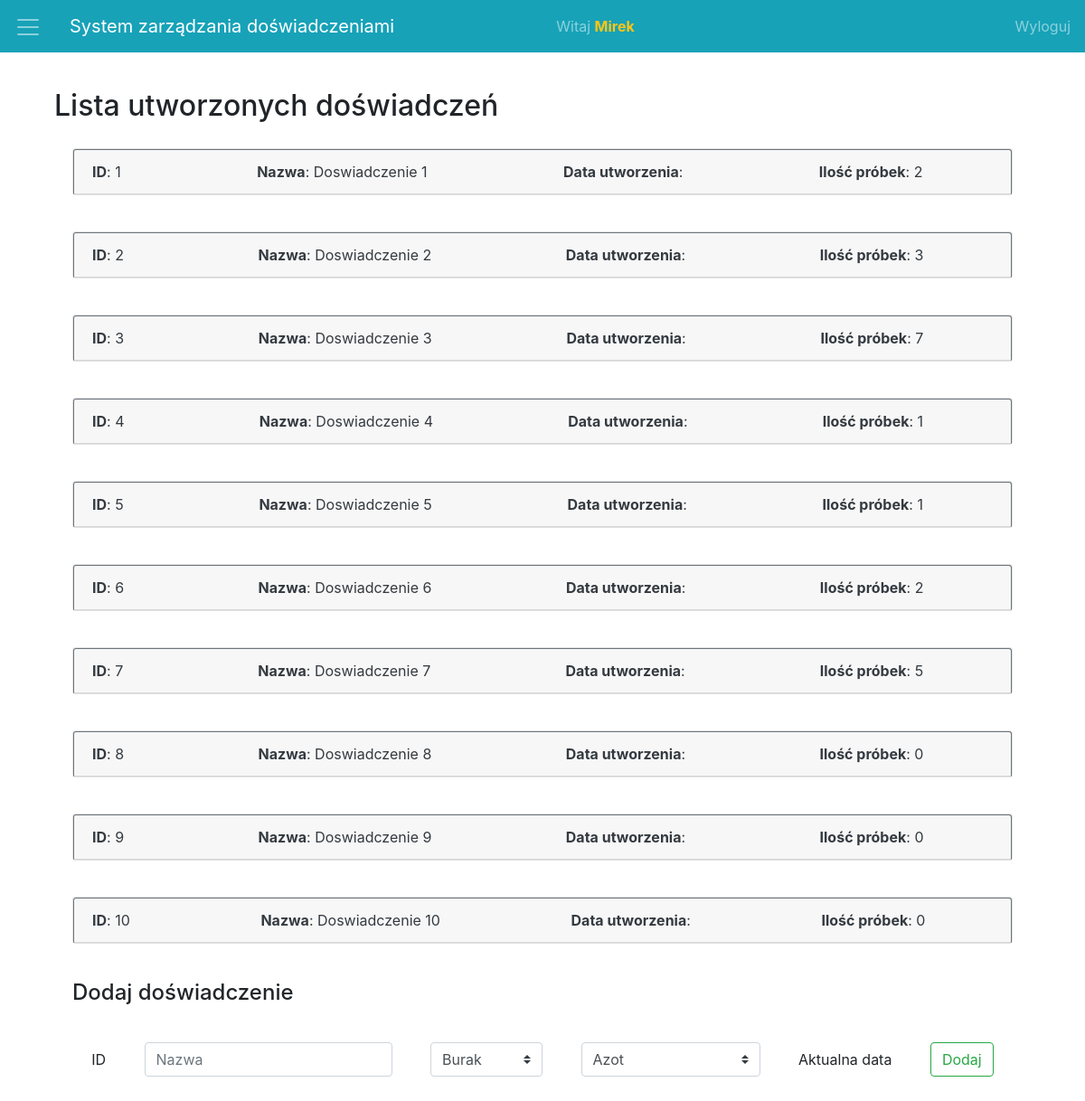
The app's page /supervisor_experiments.php (signed in) with its own data.
### tables this page shows
CREATE TABLE experiments (
    experiment_id INT AUTO_INCREMENT NOT NULL PRIMARY KEY,
    experiment_name VARCHAR(100) NOT NULL,
    area_id INT NOT NULL,
    plant_id INT NOT NULL,
    fertilizer_id INT NOT NULL,
    is_done BOOL,
    create_date TIMESTAMP
);

### supervisor_experiments.php (the view, shortened to what this page needs)
<!DOCTYPE html>
<html lang="pl">
<head>
	<link rel="stylesheet" href="https://maxcdn.bootstrapcdn.com/bootstrap/4.0.0-beta.2/css/bootstrap.min.css">
</head>
<body>
	<div class="container-fluid" id="main">
		<nav class="row justify-content-center navbar navbar-dark bg-info">
			<div class="navbar-brand" id="menu">
				<span style="cursor:pointer" class="navbar-toggler-icon" onclick="openNav()"></span>
			</div>
			<a class="col navbar-brand" href="supervisor_experiments.php">
				System zarządzania doświadczeniami
			</a>
			<div class="d-flex col navbar-item">
				<div class="navbar-text">
					Witaj <strong style="color: #fcc616"><?php echo $_SESSION["name"]; ?></strong>
				</div>
			</div>
			<div class="navbar-nav">
				<a class="ml-auto my-auto nav-link" href="logout.php">
					Wyloguj
				</a>
			</div>
		</nav>
		<div class="container">
			<div class="col">
				<div class="row p-2 m-2 text-center justify-content-center">
				</div>
				<h2 class="header mt-3">Lista utworzonych doświadczeń</h2>
				<?php
				require_once "credentials.php";
				try {
					$conn = new mysqli($host, $db_user, $db_password, $db_name);
					if ($conn->connect_errno != 0) {
						throw new Exception(mysqli_connect_errno());
					} else {
						$conn->set_charset("utf8");
						$query =
							"SELECT experiment_id, experiment_name, plant_name, fertilizer_name, create_date, is_done
						FROM experiments AS e
						INNER JOIN plants AS p ON e.plant_id = p.plant_id
						INNER JOIN fertilizers AS f ON e.fertilizer_id = f.fertilizer_id
						ORDER BY experiment_id";
						$result = $conn->query($query);
						$number_of_experiments = $result->num_rows;
						if ($number_of_experiments > 0) {
							while ($row = $result->fetch_assoc()) {
								$sample_count_query = "SELECT count(sample_id) AS quantity FROM samples where experiment_id = " . $row['experiment_id'];
								$samples = $conn->query($sample_count_query);
								$samples = $samples->fetch_assoc();
								echo '
								<div class="card-body">
									<div id="accordion' . $row['experiment_id'] . '" role="tablist">
										<div class="card">
											<div class="btn btn-outline-secondary card-header text-dark d-flex justify-content-between" role="tab"
												id="experiment_' . $row['experiment_id'] . '" type="button" data-toggle="collapse"
												data-target="#sample_' . $row['experiment_id'] . '" aria-expanded="false"
												aria-controls="sample_' . $row['experiment_id'] . '">
												<span> <strong>ID</strong>: ' . $row['experiment_id'] . '</span>&nbsp;
												<span> <strong>Nazwa</strong>: ' . $row['experiment_name'] . ' </span>&nbsp;
												<span> <strong>Data utworzenia</strong>: ' . $row['create_date'] . ' </span>&nbsp;
												<span> <strong>Ilość próbek</strong>: ' . $samples['quantity'] . '</span>&nbsp;
											</div>
											<div id="sample_' . $row['experiment_id'] . '" class="collapse" role="tabpanel"
												aria-labelledby="experiment_' . $row['experiment_id'] . '" data-parent="#accordion' . $row['experiment_id'] . '">
												<div class="card-body">
													<h4>Lista probek (<strong>Roślina</strong>: ' . $row['plant_name'] . ' <strong>Nawóz</strong>: '
									. $row['fertilizer_name'] . ')</h4>
													<table class="table table-striped table-hover">
														<thead>
															<tr>
																<th>ID sample</th>
																<th>Nazwa</th>
																<th>Laborant</th>
																<th>Obszar</th>
																<th>Ilość próbek</th>
																<th>Wielkość próbek</th>
																<th>Jakość próbek</th>
																<th>Data próbki</th>
															</tr>
														</thead>
													<tbody>';
								echo '
									</tbody>
								</table>
								<div class="d-flex justify-content-around">
									<form action="' . $_SERVER['PHP_SELF'] . '" method="post">
										<input type="hidden" name="experiment_id" value="' . $row['experiment_id'] . '" />
										<input class="btn btn-outline-danger" type="submit" name="submit" value="Usuń doświadczenie">
									</form>';
								echo '
													</div>
												</div>
											</div>
										</div>
									</div>
								</div>';
							}
						} else {
							echo '<div>Brak doświadczeń</div>';
						}
					}
				} catch (Exception $e) {
					echo '<p class="red">Błąd serwera!</p>';
					echo '<br><p>Informacja: ' . $e . '</p>';
				}
				?>
				<div class="card-body">
					<h4 class="pb-4">Dodaj doświadczenie</h4>
					<form action='<?php echo $_SERVER["PHP_SELF"]; ?>' method="post">
						<div class="d-flex justify-content-around align-items-center form-group">
							<span class="m-2" style="width: auto">ID</span>
							<input class="form-control m-2" style="width: auto" type="text" name="name" placeholder="Nazwa">
							<select class="custom-select m-2" style="width: auto" name="plant">
								<?php
								require_once "credentials.php";
								try {
									$conn = new mysqli($host, $db_user, $db_password, $db_name);
									if ($conn->connect_errno != 0) {
										throw new Exception(mysqli_connect_errno());
									} else {
										$conn->set_charset("utf8");
										$query = "SELECT * FROM plants";
										$result = $conn->query($query);
										$quantity = $result->num_rows;
										if ($quantity > 0) {
											while ($row = $result->fetch_assoc()) {
												echo '<option value="' . $row['plant_id'] . '">' . $row['plant_name'] . '</option>';
											}
										} else {
											echo '<div>Brak nawozów</div>';
										}
									}
								} catch (Exception $e) {
									echo '<p class="red">Błąd serwera!</p>';
									echo '<br><p>Informacja: ' . $e . '</p>';
								}
								?>
							</select>
							<select class="custom-select m-2" style="width: auto" name="fertilizer">
								<?php
								require_once "credentials.php";
								try {
									$conn = new mysqli($host, $db_user, $db_password, $db_name);
									if ($conn->connect_errno != 0) {
										throw new Exception(mysqli_connect_errno());
									} else {
										$conn->set_charset("utf8");
										$query = "SELECT * FROM fertilizers";
										$result = $conn->query($query);
										$quantity = $result->num_rows;
										if ($quantity > 0) {
											while ($row = $result->fetch_assoc()) {
												echo '<option value="' . $row['fertilizer_id'] . '">' . $row['fertilizer_name'] . '</option>';
											}
										} else {
											echo '<div>Brak nawozów</div>';
										}
									}
								} catch (Exception $e) {
									echo '<p class="red">Błąd serwera!</p>';
									echo '<br><p>Informacja: ' . $e . '</p>';
								}
								?>
							</select>
							<span class="m-2" style="width: auto">Aktualna data</span>
							<input class="btn btn-outline-success m-2" style="width: auto" type="submit" name="submit" value="Dodaj">
						</div>
					</form>
				</div>
			</div>
		</div>
	</div>
</body>
</html>

### supervisor_experiments.php (style rules this page uses)
body { transition: background-color .5s; margin-bottom: 50px; }
#main { transition: margin-left .5s; }

### records on screen
experiments: experiment_id "1", experiment_name "Doswiadczenie 1", quantity "2"
experiments: experiment_id "2", experiment_name "Doswiadczenie 2", quantity "3"
experiments: experiment_id "3", experiment_name "Doswiadczenie 3", quantity "7"
experiments: experiment_id "4", experiment_name "Doswiadczenie 4", quantity "1"
experiments: experiment_id "5", experiment_name "Doswiadczenie 5", quantity "1"
experiments: experiment_id "6", experiment_name "Doswiadczenie 6", quantity "2"
experiments: experiment_id "7", experiment_name "Doswiadczenie 7", quantity "5"
experiments: experiment_id "8", experiment_name "Doswiadczenie 8", quantity "0"
experiments: experiment_id "9", experiment_name "Doswiadczenie 9", quantity "0"
experiments: experiment_id "10", experiment_name "Doswiadczenie 10", quantity "0"

### other values on screen
$_SESSION["name"] "Mirek"
form field plant "Burak"
form field fertilizer "Azot"
